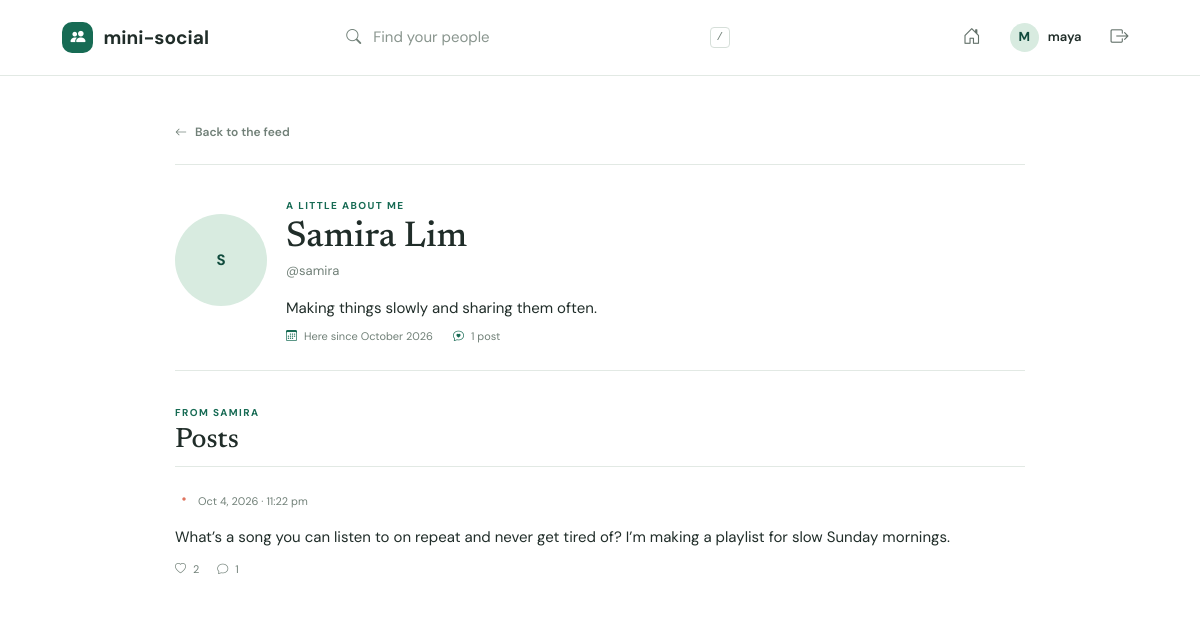
The app's page /index.php?page=profile&username=samira (signed in) with its own data.
### tables this page shows
CREATE TABLE IF NOT EXISTS users (
    id INT UNSIGNED NOT NULL AUTO_INCREMENT,
    username VARCHAR(24) NOT NULL,
    email VARCHAR(190) NOT NULL,
    password VARCHAR(255) NOT NULL,
    full_name VARCHAR(80) NOT NULL,
    bio VARCHAR(240) NOT NULL DEFAULT '',
    profile_image VARCHAR(255) NULL,
    role ENUM('user', 'admin') NOT NULL DEFAULT 'user',
    created_at TIMESTAMP NOT NULL DEFAULT CURRENT_TIMESTAMP,
    PRIMARY KEY (id),
    UNIQUE KEY uq_users_username (username),
    UNIQUE KEY uq_users_email (email)
);

CREATE TABLE IF NOT EXISTS posts (
    id INT UNSIGNED NOT NULL AUTO_INCREMENT,
    user_id INT UNSIGNED NOT NULL,
    content TEXT NOT NULL,
    image VARCHAR(255) NULL,
    created_at TIMESTAMP NOT NULL DEFAULT CURRENT_TIMESTAMP,
    PRIMARY KEY (id),
    KEY idx_posts_created_at (created_at),
    KEY idx_posts_user_id (user_id),
    CONSTRAINT fk_posts_user FOREIGN KEY (user_id) REFERENCES users (id) ON DELETE CASCADE
);

### app/helpers.php (called while the page is built, shortened)
<?php
function e(?string $value): string
{
    return htmlspecialchars($value ?? '', ENT_QUOTES | ENT_SUBSTITUTE, 'UTF-8');
}
function url(array $parameters = []): string
{
    return 'index.php' . ($parameters ? '?' . http_build_query($parameters) : '');
}
function render(string $view, array $data = []): void
{
    extract($data, EXTR_SKIP);
    require __DIR__ . '/views/partials/header.php';
    require __DIR__ . '/views/' . $view . '.php';
    require __DIR__ . '/views/partials/footer.php';
}

### app/controllers/ProfileController.php (called while the page is built, shortened)
<?php
final class ProfileController
{
    public function show(): void
    {
        $username = (string) ($_GET['username'] ?? '');
        $profile = $this->users->findByUsername($username);
        render('profile/show', ['title' => $profile['full_name'], 'profile' => $profile, 'posts' => $this->posts->forUser((int) $profile['id']), 'isOwner' => current_user() && (int) current_user()['id'] === (int) $profile['id']]);
    }
}

### app/models/UserModel.php (called while the page is built, shortened)
<?php
final class UserModel
{
    public function findByUsername(string $username): ?array
    {
        $statement = $this->db->prepare('SELECT * FROM users WHERE username = ? LIMIT 1');
        $statement->bind_param('s', $username);
        $statement->execute();
        return $statement->get_result()->fetch_assoc() ?: null;
    }
}

### app/models/PostModel.php (called while the page is built, shortened)
<?php
final class PostModel
{
    public function forUser(int $userId): array
    {
        $statement = $this->db->prepare('SELECT p.*, (SELECT COUNT(*) FROM comments c WHERE c.post_id = p.id) AS comment_count, (SELECT COUNT(*) FROM likes l WHERE l.post_id = p.id) AS like_count FROM posts p WHERE p.user_id = ? ORDER BY p.created_at DESC');
        $statement->bind_param('i', $userId);
        $statement->execute();
        return $statement->get_result()->fetch_all(MYSQLI_ASSOC);
    }
}

### app/views/profile/show.php (the view, shortened to what this page needs)
<section class="profile-page">
    <a class="back-link" href="<?= e(url(['page' => 'feed'])) ?>"><i class="bi bi-arrow-left"></i> Back to the feed</a>
    <header class="profile-header">
        <?php if (!empty($profile['profile_image'])): ?><img class="profile-avatar" src="uploads/<?= e($profile['profile_image']) ?>" alt="<?= e($profile['full_name']) ?>">
        <?php else: ?><span class="profile-avatar avatar-initial"><?= e(strtoupper(substr($profile['full_name'], 0, 1))) ?></span><?php endif; ?>
        <div class="profile-identity"><span class="eyebrow">A little about me</span><h1><?= e($profile['full_name']) ?></h1><p>@<?= e($profile['username']) ?></p></div>
        <p class="profile-bio"><?= $profile['bio'] !== '' ? nl2br(e($profile['bio'])) : 'Still finding the words.' ?></p>
        <div class="profile-meta"><span><i class="bi bi-calendar3"></i> Here since <?= e(date('F Y', strtotime($profile['created_at']))) ?></span><span><i class="bi bi-chat-heart"></i> <?= count($posts) ?> <?= count($posts) === 1 ? 'post' : 'posts' ?></span></div>
    </header>
    <div class="section-heading profile-post-heading"><div><span class="eyebrow">From <?= e(explode(' ', $profile['full_name'])[0]) ?></span><h2>Posts</h2></div></div>
    <div class="profile-posts">
        <?php foreach ($posts as $post): ?><article class="profile-post"><div class="post-date"><i class="bi bi-dot"></i><?= e(date('M j, Y · g:i a', strtotime($post['created_at']))) ?></div><p><?= nl2br(e($post['content'])) ?></p><div class="profile-post-stats"><span><i class="bi bi-heart"></i> <?= (int) $post['like_count'] ?></span><span><i class="bi bi-chat"></i> <?= (int) $post['comment_count'] ?></span></div></article>
        <?php endforeach; ?>
    </div>
</section>

### public/assets/app.css (style rules this page uses)
:root { color-scheme: light; --paper: #ffffff; --surface: #ffffff; --ink: #202d29; --muted: #718078; --line: #e2e9e4; --green: #176b54; --green-deep: #104b3d; --mint: #dcefe5; --coral: #df745f; --rose: #fff0eb; --soft: #edf3ef; --serif: "Newsreader", Georgia, serif; --sans: "DM Sans", "Segoe UI", sans-serif; }
* { box-sizing: border-box; }
html { scroll-behavior: smooth; }
body { margin: 0; background: var(--paper); color: var(--ink); font: 15px/1.55 var(--sans); }
a { color: inherit; text-decoration: none; }
.eyebrow { color: var(--green); font-size: 10px; font-weight: 700; letter-spacing: 1.4px; text-transform: uppercase; }
h1, h2, p { margin-top: 0; }
h1, h2 { font-weight: 500; letter-spacing: 0; }
.section-heading { display: flex; justify-content: space-between; align-items: end; gap: 20px; margin-bottom: 23px; }
.avatar-initial { display: inline-grid; place-items: center; background: #d8ebe0; color: var(--green-deep); font-weight: 700; }
.back-link { display: inline-flex; align-items: center; gap: 8px; margin-bottom: 22px; color: var(--muted); font-size: 12px; font-weight: 600; }
.profile-page { max-width: 850px; margin: 0 auto; }
.profile-header { display: grid; grid-template-columns: 92px 1fr auto; align-items: center; column-gap: 19px; padding: 28px 0 25px; border-top: 1px solid var(--line); border-bottom: 1px solid var(--line); }
.profile-avatar { width: 92px; height: 92px; grid-row: span 2; border-radius: 50%; object-fit: cover; }
.profile-identity h1 { margin: 3px 0 0; font: 500 36px/1.1 var(--serif); }
.profile-identity p { margin: 3px 0 0; color: var(--muted); font-size: 13px; }
.profile-bio { grid-column: 2 / 4; margin: 15px 0 8px; max-width: 600px; white-space: normal; overflow-wrap: anywhere; }
.profile-meta { grid-column: 2 / 4; display: flex; flex-wrap: wrap; gap: 20px; color: var(--muted); font-size: 11px; }
.profile-meta i { margin-right: 4px; color: var(--green); }
.profile-post-heading { margin: 29px 0 12px; }
.profile-post-heading h2 { margin: 3px 0 0; font: 500 28px var(--serif); }
.profile-post { padding: 20px 0; border-top: 1px solid var(--line); }
.post-date { display: flex; align-items: center; gap: 5px; color: var(--muted); font-size: 11px; }
.post-date > i { color: var(--coral); font-size: 18px; }
.profile-post > p { margin: 10px 0; white-space: normal; overflow-wrap: anywhere; line-height: 1.7; }
.profile-post-stats { display: flex; gap: 18px; color: var(--muted); font-size: 11px; }
.profile-post-stats i { margin-right: 4px; }
body:not(.auth-body) { background: #fff; }

### records on screen
users: full_name "S", full_name "Samira Lim", username "samira", bio "Making things slowly and sharing them often.", created_at "October 2026", full_name "SAMIRA"
posts: created_at "Oct 4, 2026 · 11:22 pm", content "What’s a song you can listen to on repeat and never get tired of? I’m making a playlist for slow Sunday mornings.", like_count "2", comment_count "1"

### other values on screen
substr($viewer['full_name'] ?? $viewer['username'], 0, 1) "M"
$viewer['username'] "maya"
count($posts) "1"
